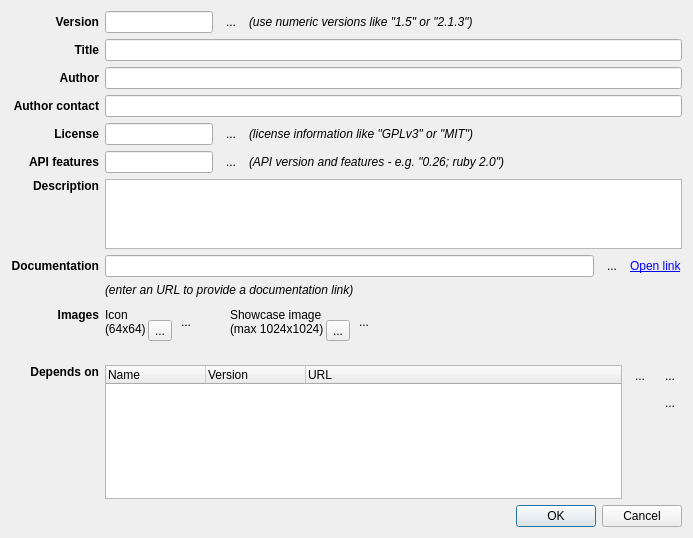
<?xml version="1.0" encoding="UTF-8"?>
<ui version="4.0">
 <class>SaltGrainPropertiesDialog</class>
 <widget class="QDialog" name="SaltGrainPropertiesDialog">
  <property name="geometry">
   <rect>
    <x>0</x>
    <y>0</y>
    <width>693</width>
    <height>538</height>
   </rect>
  </property>
  <property name="windowTitle">
   <string>Package Properties</string>
  </property>
  <layout class="QVBoxLayout" name="verticalLayout">
   <item>
    <widget class="QFrame" name="frame">
     <property name="sizePolicy">
      <sizepolicy hsizetype="Preferred" vsizetype="Preferred">
       <horstretch>0</horstretch>
       <verstretch>1</verstretch>
      </sizepolicy>
     </property>
     <property name="frameShape">
      <enum>QFrame::NoFrame</enum>
     </property>
     <property name="frameShadow">
      <enum>QFrame::Raised</enum>
     </property>
     <layout class="QGridLayout" name="gridLayout">
      <property name="leftMargin">
       <number>0</number>
      </property>
      <property name="topMargin">
       <number>0</number>
      </property>
      <property name="rightMargin">
       <number>0</number>
      </property>
      <property name="bottomMargin">
       <number>0</number>
      </property>
      <item row="4" column="2" colspan="3">
       <widget class="QLineEdit" name="author"/>
      </item>
      <item row="8" column="0">
       <widget class="QLabel" name="label">
        <property name="font">
         <font>
          <weight>75</weight>
          <bold>true</bold>
         </font>
        </property>
        <property name="text">
         <string>Description</string>
        </property>
        <property name="alignment">
         <set>Qt::AlignRight|Qt::AlignTop|Qt::AlignTrailing</set>
        </property>
       </widget>
      </item>
      <item row="10" column="2" colspan="3">
       <widget class="QLabel" name="label_13">
        <property name="sizePolicy">
         <sizepolicy hsizetype="Preferred" vsizetype="Preferred">
          <horstretch>0</horstretch>
          <verstretch>0</verstretch>
         </sizepolicy>
        </property>
        <property name="font">
         <font>
          <italic>true</italic>
         </font>
        </property>
        <property name="text">
         <string>(enter an URL to provide a documentation link)</string>
        </property>
       </widget>
      </item>
      <item row="3" column="2" colspan="3">
       <widget class="QLineEdit" name="title"/>
      </item>
      <item row="14" column="0">
       <widget class="QLabel" name="label_14">
        <property name="font">
         <font>
          <weight>75</weight>
          <bold>true</bold>
         </font>
        </property>
        <property name="text">
         <string>Depends on</string>
        </property>
        <property name="alignment">
         <set>Qt::AlignRight|Qt::AlignTop|Qt::AlignTrailing</set>
        </property>
       </widget>
      </item>
      <item row="5" column="2" colspan="3">
       <widget class="QLineEdit" name="author_contact"/>
      </item>
      <item row="9" column="4">
       <widget class="QLabel" name="open_label">
        <property name="sizePolicy">
         <sizepolicy hsizetype="Fixed" vsizetype="Preferred">
          <horstretch>0</horstretch>
          <verstretch>0</verstretch>
         </sizepolicy>
        </property>
        <property name="text">
         <string>&lt;a href=&quot;%1&quot;&gt;Open link&lt;/a&gt;</string>
        </property>
        <property name="openExternalLinks">
         <bool>true</bool>
        </property>
       </widget>
      </item>
      <item row="15" column="2" colspan="3">
       <spacer name="verticalSpacer">
        <property name="orientation">
         <enum>Qt::Vertical</enum>
        </property>
        <property name="sizeHint" stdset="0">
         <size>
          <width>20</width>
          <height>32</height>
         </size>
        </property>
       </spacer>
      </item>
      <item row="14" column="2" colspan="3">
       <widget class="QFrame" name="frame_3">
        <property name="sizePolicy">
         <sizepolicy hsizetype="Preferred" vsizetype="Preferred">
          <horstretch>0</horstretch>
          <verstretch>0</verstretch>
         </sizepolicy>
        </property>
        <property name="frameShape">
         <enum>QFrame::NoFrame</enum>
        </property>
        <property name="frameShadow">
         <enum>QFrame::Raised</enum>
        </property>
        <layout class="QGridLayout" name="gridLayout_3">
         <property name="leftMargin">
          <number>0</number>
         </property>
         <property name="topMargin">
          <number>0</number>
         </property>
         <property name="rightMargin">
          <number>0</number>
         </property>
         <property name="bottomMargin">
          <number>0</number>
         </property>
         <item row="2" column="2">
          <spacer name="verticalSpacer_5">
           <property name="orientation">
            <enum>Qt::Vertical</enum>
           </property>
           <property name="sizeHint" stdset="0">
            <size>
             <width>20</width>
             <height>40</height>
            </size>
           </property>
          </spacer>
         </item>
         <item row="1" column="2">
          <widget class="QToolButton" name="remove_dependency">
           <property name="toolTip">
            <string>Delete dependency</string>
           </property>
           <property name="text">
            <string>...</string>
           </property>
           <property name="icon">
            <iconset resource="layResources.qrc">
             <normaloff>:/clear_16px.png</normaloff>:/clear_16px.png</iconset>
           </property>
           <property name="autoRaise">
            <bool>true</bool>
           </property>
          </widget>
         </item>
         <item row="0" column="2">
          <widget class="QToolButton" name="add_dependency">
           <property name="toolTip">
            <string>Add new dependency</string>
           </property>
           <property name="text">
            <string>...</string>
           </property>
           <property name="icon">
            <iconset resource="layResources.qrc">
             <normaloff>:/add_16px.png</normaloff>:/add_16px.png</iconset>
           </property>
           <property name="autoRaise">
            <bool>true</bool>
           </property>
          </widget>
         </item>
         <item row="0" column="0" rowspan="3">
          <widget class="QTreeWidget" name="dependencies">
           <property name="editTriggers">
            <set>QAbstractItemView::AnyKeyPressed|QAbstractItemView::DoubleClicked|QAbstractItemView::EditKeyPressed|QAbstractItemView::SelectedClicked</set>
           </property>
           <property name="tabKeyNavigation">
            <bool>true</bool>
           </property>
           <property name="rootIsDecorated">
            <bool>false</bool>
           </property>
           <property name="allColumnsShowFocus">
            <bool>true</bool>
           </property>
           <column>
            <property name="text">
             <string notr="true">Name</string>
            </property>
           </column>
           <column>
            <property name="text">
             <string>Version</string>
            </property>
           </column>
           <column>
            <property name="text">
             <string>URL</string>
            </property>
           </column>
          </widget>
         </item>
         <item row="0" column="1">
          <widget class="lay::AlertLogButton" name="dependencies_alert">
           <property name="focusPolicy">
            <enum>Qt::NoFocus</enum>
           </property>
           <property name="text">
            <string>...</string>
           </property>
           <property name="icon">
            <iconset resource="layResources.qrc">
             <normaloff>:/warn.png</normaloff>:/warn.png</iconset>
           </property>
           <property name="autoRaise">
            <bool>true</bool>
           </property>
          </widget>
         </item>
        </layout>
       </widget>
      </item>
      <item row="3" column="0">
       <widget class="QLabel" name="label_2">
        <property name="font">
         <font>
          <weight>75</weight>
          <bold>true</bold>
         </font>
        </property>
        <property name="text">
         <string>Title</string>
        </property>
        <property name="alignment">
         <set>Qt::AlignRight|Qt::AlignTrailing|Qt::AlignVCenter</set>
        </property>
       </widget>
      </item>
      <item row="7" column="0">
       <widget class="QLabel" name="label_15">
        <property name="font">
         <font>
          <weight>75</weight>
          <bold>true</bold>
         </font>
        </property>
        <property name="text">
         <string>API features</string>
        </property>
        <property name="alignment">
         <set>Qt::AlignRight|Qt::AlignTrailing|Qt::AlignVCenter</set>
        </property>
       </widget>
      </item>
      <item row="5" column="0">
       <widget class="QLabel" name="label_8">
        <property name="font">
         <font>
          <weight>75</weight>
          <bold>true</bold>
         </font>
        </property>
        <property name="text">
         <string>Author contact</string>
        </property>
        <property name="alignment">
         <set>Qt::AlignRight|Qt::AlignTrailing|Qt::AlignVCenter</set>
        </property>
       </widget>
      </item>
      <item row="12" column="2" colspan="3">
       <widget class="QFrame" name="frame_2">
        <property name="sizePolicy">
         <sizepolicy hsizetype="Preferred" vsizetype="Preferred">
          <horstretch>1</horstretch>
          <verstretch>0</verstretch>
         </sizepolicy>
        </property>
        <property name="frameShape">
         <enum>QFrame::NoFrame</enum>
        </property>
        <property name="frameShadow">
         <enum>QFrame::Raised</enum>
        </property>
        <layout class="QGridLayout" name="gridLayout_2">
         <property name="leftMargin">
          <number>0</number>
         </property>
         <property name="topMargin">
          <number>0</number>
         </property>
         <property name="rightMargin">
          <number>0</number>
         </property>
         <property name="bottomMargin">
          <number>0</number>
         </property>
         <property name="horizontalSpacing">
          <number>2</number>
         </property>
         <property name="verticalSpacing">
          <number>6</number>
         </property>
         <item row="1" column="6">
          <widget class="QToolButton" name="screenshot_delete_button">
           <property name="toolTip">
            <string>Reset Screenshot</string>
           </property>
           <property name="text">
            <string>...</string>
           </property>
           <property name="icon">
            <iconset resource="layResources.qrc">
             <normaloff>:/clear_edit.png</normaloff>:/clear_edit.png</iconset>
           </property>
           <property name="autoRaise">
            <bool>true</bool>
           </property>
          </widget>
         </item>
         <item row="1" column="0">
          <widget class="QLabel" name="label_10">
           <property name="text">
            <string>Icon
(64x64)</string>
           </property>
          </widget>
         </item>
         <item row="1" column="1" rowspan="4">
          <widget class="QToolButton" name="icon_config_button">
           <property name="toolTip">
            <string>Select an Icon Image</string>
           </property>
           <property name="text">
            <string>...</string>
           </property>
           <property name="icon">
            <iconset resource="layResources.qrc">
             <normaloff>:/salt_icon.png</normaloff>:/salt_icon.png</iconset>
           </property>
           <property name="iconSize">
            <size>
             <width>64</width>
             <height>64</height>
            </size>
           </property>
          </widget>
         </item>
         <item row="1" column="5" rowspan="4">
          <widget class="QToolButton" name="screenshot_config_button">
           <property name="toolTip">
            <string>Select a Screenshot Image</string>
           </property>
           <property name="text">
            <string>...</string>
           </property>
           <property name="icon">
            <iconset resource="layResources.qrc">
             <normaloff>:/add_16px.png</normaloff>:/add_16px.png</iconset>
           </property>
           <property name="iconSize">
            <size>
             <width>64</width>
             <height>64</height>
            </size>
           </property>
          </widget>
         </item>
         <item row="1" column="7">
          <spacer name="horizontalSpacer">
           <property name="orientation">
            <enum>Qt::Horizontal</enum>
           </property>
           <property name="sizeHint" stdset="0">
            <size>
             <width>40</width>
             <height>20</height>
            </size>
           </property>
          </spacer>
         </item>
         <item row="1" column="3" rowspan="4">
          <spacer name="horizontalSpacer_2">
           <property name="orientation">
            <enum>Qt::Horizontal</enum>
           </property>
           <property name="sizeType">
            <enum>QSizePolicy::Fixed</enum>
           </property>
           <property name="sizeHint" stdset="0">
            <size>
             <width>30</width>
             <height>20</height>
            </size>
           </property>
          </spacer>
         </item>
         <item row="2" column="2" rowspan="3">
          <spacer name="verticalSpacer_2">
           <property name="orientation">
            <enum>Qt::Vertical</enum>
           </property>
           <property name="sizeHint" stdset="0">
            <size>
             <width>20</width>
             <height>0</height>
            </size>
           </property>
          </spacer>
         </item>
         <item row="1" column="2">
          <widget class="QToolButton" name="icon_delete_button">
           <property name="toolTip">
            <string>Reset Icon</string>
           </property>
           <property name="text">
            <string>...</string>
           </property>
           <property name="icon">
            <iconset resource="layResources.qrc">
             <normaloff>:/clear_edit.png</normaloff>:/clear_edit.png</iconset>
           </property>
           <property name="autoRaise">
            <bool>true</bool>
           </property>
          </widget>
         </item>
         <item row="1" column="4">
          <widget class="QLabel" name="label_11">
           <property name="text">
            <string>Showcase image
(max 1024x1024)</string>
           </property>
          </widget>
         </item>
        </layout>
       </widget>
      </item>
      <item row="0" column="2">
       <widget class="QFrame" name="frame_4">
        <property name="sizePolicy">
         <sizepolicy hsizetype="Fixed" vsizetype="Preferred">
          <horstretch>0</horstretch>
          <verstretch>0</verstretch>
         </sizepolicy>
        </property>
        <property name="frameShape">
         <enum>QFrame::NoFrame</enum>
        </property>
        <property name="frameShadow">
         <enum>QFrame::Raised</enum>
        </property>
        <layout class="QHBoxLayout" name="horizontalLayout">
         <property name="leftMargin">
          <number>0</number>
         </property>
         <property name="topMargin">
          <number>0</number>
         </property>
         <property name="rightMargin">
          <number>0</number>
         </property>
         <property name="bottomMargin">
          <number>0</number>
         </property>
         <item>
          <widget class="QLineEdit" name="version">
           <property name="sizePolicy">
            <sizepolicy hsizetype="Preferred" vsizetype="Fixed">
             <horstretch>0</horstretch>
             <verstretch>0</verstretch>
            </sizepolicy>
           </property>
          </widget>
         </item>
         <item>
          <widget class="lay::AlertLogButton" name="version_alert">
           <property name="focusPolicy">
            <enum>Qt::NoFocus</enum>
           </property>
           <property name="text">
            <string>...</string>
           </property>
           <property name="icon">
            <iconset resource="layResources.qrc">
             <normaloff>:/warn.png</normaloff>:/warn.png</iconset>
           </property>
           <property name="autoRaise">
            <bool>true</bool>
           </property>
          </widget>
         </item>
        </layout>
       </widget>
      </item>
      <item row="6" column="3" colspan="2">
       <widget class="QLabel" name="label_6">
        <property name="font">
         <font>
          <italic>true</italic>
         </font>
        </property>
        <property name="text">
         <string>(license information like &quot;GPLv3&quot; or &quot;MIT&quot;)</string>
        </property>
       </widget>
      </item>
      <item row="0" column="0">
       <widget class="QLabel" name="label_3">
        <property name="font">
         <font>
          <weight>75</weight>
          <bold>true</bold>
         </font>
        </property>
        <property name="text">
         <string>Version</string>
        </property>
        <property name="alignment">
         <set>Qt::AlignRight|Qt::AlignTrailing|Qt::AlignVCenter</set>
        </property>
       </widget>
      </item>
      <item row="12" column="0">
       <widget class="QLabel" name="label_9">
        <property name="font">
         <font>
          <weight>75</weight>
          <bold>true</bold>
         </font>
        </property>
        <property name="text">
         <string>Images</string>
        </property>
        <property name="alignment">
         <set>Qt::AlignRight|Qt::AlignTop|Qt::AlignTrailing</set>
        </property>
       </widget>
      </item>
      <item row="6" column="2">
       <widget class="QFrame" name="frame_5">
        <property name="sizePolicy">
         <sizepolicy hsizetype="Fixed" vsizetype="Preferred">
          <horstretch>0</horstretch>
          <verstretch>0</verstretch>
         </sizepolicy>
        </property>
        <property name="frameShape">
         <enum>QFrame::NoFrame</enum>
        </property>
        <property name="frameShadow">
         <enum>QFrame::Raised</enum>
        </property>
        <layout class="QHBoxLayout" name="horizontalLayout_2">
         <property name="leftMargin">
          <number>0</number>
         </property>
         <property name="topMargin">
          <number>0</number>
         </property>
         <property name="rightMargin">
          <number>0</number>
         </property>
         <property name="bottomMargin">
          <number>0</number>
         </property>
         <item>
          <widget class="QLineEdit" name="license">
           <property name="sizePolicy">
            <sizepolicy hsizetype="Preferred" vsizetype="Fixed">
             <horstretch>0</horstretch>
             <verstretch>0</verstretch>
            </sizepolicy>
           </property>
          </widget>
         </item>
         <item>
          <widget class="lay::AlertLogButton" name="license_alert">
           <property name="focusPolicy">
            <enum>Qt::NoFocus</enum>
           </property>
           <property name="text">
            <string>...</string>
           </property>
           <property name="icon">
            <iconset resource="layResources.qrc">
             <normaloff>:/warn.png</normaloff>:/warn.png</iconset>
           </property>
           <property name="autoRaise">
            <bool>true</bool>
           </property>
          </widget>
         </item>
        </layout>
       </widget>
      </item>
      <item row="11" column="2" colspan="3">
       <spacer name="verticalSpacer_3">
        <property name="orientation">
         <enum>Qt::Vertical</enum>
        </property>
        <property name="sizeType">
         <enum>QSizePolicy::Fixed</enum>
        </property>
        <property name="sizeHint" stdset="0">
         <size>
          <width>20</width>
          <height>5</height>
         </size>
        </property>
       </spacer>
      </item>
      <item row="0" column="3" colspan="2">
       <widget class="QLabel" name="label_4">
        <property name="font">
         <font>
          <italic>true</italic>
         </font>
        </property>
        <property name="text">
         <string>(use numeric versions like &quot;1.5&quot; or &quot;2.1.3&quot;)</string>
        </property>
       </widget>
      </item>
      <item row="6" column="0">
       <widget class="QLabel" name="label_12">
        <property name="font">
         <font>
          <weight>75</weight>
          <bold>true</bold>
         </font>
        </property>
        <property name="text">
         <string>License</string>
        </property>
        <property name="alignment">
         <set>Qt::AlignRight|Qt::AlignTrailing|Qt::AlignVCenter</set>
        </property>
       </widget>
      </item>
      <item row="9" column="0">
       <widget class="QLabel" name="label_5">
        <property name="font">
         <font>
          <weight>75</weight>
          <bold>true</bold>
         </font>
        </property>
        <property name="text">
         <string>Documentation</string>
        </property>
        <property name="alignment">
         <set>Qt::AlignRight|Qt::AlignTrailing|Qt::AlignVCenter</set>
        </property>
       </widget>
      </item>
      <item row="9" column="2" colspan="2">
       <widget class="QFrame" name="frame_6">
        <property name="frameShape">
         <enum>QFrame::NoFrame</enum>
        </property>
        <property name="frameShadow">
         <enum>QFrame::Raised</enum>
        </property>
        <layout class="QHBoxLayout" name="horizontalLayout_3">
         <property name="spacing">
          <number>6</number>
         </property>
         <property name="leftMargin">
          <number>0</number>
         </property>
         <property name="topMargin">
          <number>0</number>
         </property>
         <property name="rightMargin">
          <number>0</number>
         </property>
         <property name="bottomMargin">
          <number>0</number>
         </property>
         <item>
          <widget class="QLineEdit" name="doc_url">
           <property name="sizePolicy">
            <sizepolicy hsizetype="Expanding" vsizetype="Fixed">
             <horstretch>0</horstretch>
             <verstretch>0</verstretch>
            </sizepolicy>
           </property>
          </widget>
         </item>
         <item>
          <widget class="lay::AlertLogButton" name="doc_url_alert">
           <property name="focusPolicy">
            <enum>Qt::NoFocus</enum>
           </property>
           <property name="text">
            <string>...</string>
           </property>
           <property name="icon">
            <iconset resource="layResources.qrc">
             <normaloff>:/warn.png</normaloff>:/warn.png</iconset>
           </property>
           <property name="autoRaise">
            <bool>true</bool>
           </property>
          </widget>
         </item>
        </layout>
       </widget>
      </item>
      <item row="13" column="2" colspan="3">
       <spacer name="verticalSpacer_4">
        <property name="orientation">
         <enum>Qt::Vertical</enum>
        </property>
        <property name="sizeType">
         <enum>QSizePolicy::Fixed</enum>
        </property>
        <property name="sizeHint" stdset="0">
         <size>
          <width>20</width>
          <height>5</height>
         </size>
        </property>
       </spacer>
      </item>
      <item row="8" column="2" colspan="3">
       <widget class="QTextEdit" name="doc">
        <property name="maximumSize">
         <size>
          <width>16777215</width>
          <height>80</height>
         </size>
        </property>
       </widget>
      </item>
      <item row="4" column="0">
       <widget class="QLabel" name="label_7">
        <property name="font">
         <font>
          <weight>75</weight>
          <bold>true</bold>
         </font>
        </property>
        <property name="text">
         <string>Author</string>
        </property>
        <property name="alignment">
         <set>Qt::AlignRight|Qt::AlignTrailing|Qt::AlignVCenter</set>
        </property>
       </widget>
      </item>
      <item row="7" column="2">
       <widget class="QFrame" name="frame_7">
        <property name="sizePolicy">
         <sizepolicy hsizetype="Fixed" vsizetype="Preferred">
          <horstretch>0</horstretch>
          <verstretch>0</verstretch>
         </sizepolicy>
        </property>
        <property name="frameShape">
         <enum>QFrame::NoFrame</enum>
        </property>
        <property name="frameShadow">
         <enum>QFrame::Raised</enum>
        </property>
        <layout class="QHBoxLayout" name="horizontalLayout_4">
         <property name="leftMargin">
          <number>0</number>
         </property>
         <property name="topMargin">
          <number>0</number>
         </property>
         <property name="rightMargin">
          <number>0</number>
         </property>
         <property name="bottomMargin">
          <number>0</number>
         </property>
         <item>
          <widget class="QLineEdit" name="api_version"/>
         </item>
         <item>
          <widget class="lay::AlertLogButton" name="api_version_alert">
           <property name="focusPolicy">
            <enum>Qt::NoFocus</enum>
           </property>
           <property name="text">
            <string>...</string>
           </property>
           <property name="icon">
            <iconset resource="layResources.qrc">
             <normaloff>:/warn.png</normaloff>:/warn.png</iconset>
           </property>
           <property name="autoRaise">
            <bool>true</bool>
           </property>
          </widget>
         </item>
        </layout>
       </widget>
      </item>
      <item row="7" column="3" colspan="2">
       <widget class="QLabel" name="label_16">
        <property name="font">
         <font>
          <italic>true</italic>
         </font>
        </property>
        <property name="text">
         <string>(API version and features - e.g. &quot;0.26; ruby 2.0&quot;)</string>
        </property>
       </widget>
      </item>
     </layout>
    </widget>
   </item>
   <item>
    <widget class="QDialogButtonBox" name="buttonBox">
     <property name="standardButtons">
      <set>QDialogButtonBox::Cancel|QDialogButtonBox::Ok</set>
     </property>
    </widget>
   </item>
  </layout>
 </widget>
 <customwidgets>
  <customwidget>
   <class>lay::AlertLogButton</class>
   <extends>QToolButton</extends>
   <header>layLogViewerDialog.h</header>
  </customwidget>
 </customwidgets>
 <tabstops>
  <tabstop>version</tabstop>
  <tabstop>title</tabstop>
  <tabstop>author</tabstop>
  <tabstop>author_contact</tabstop>
  <tabstop>license</tabstop>
  <tabstop>doc</tabstop>
  <tabstop>doc_url</tabstop>
  <tabstop>icon_config_button</tabstop>
  <tabstop>icon_delete_button</tabstop>
  <tabstop>screenshot_config_button</tabstop>
  <tabstop>screenshot_delete_button</tabstop>
  <tabstop>dependencies</tabstop>
  <tabstop>add_dependency</tabstop>
  <tabstop>remove_dependency</tabstop>
 </tabstops>
 <resources>
  <include location="layResources.qrc"/>
 </resources>
 <connections>
  <connection>
   <sender>buttonBox</sender>
   <signal>accepted()</signal>
   <receiver>SaltGrainPropertiesDialog</receiver>
   <slot>accept()</slot>
   <hints>
    <hint type="sourcelabel">
     <x>546</x>
     <y>425</y>
    </hint>
    <hint type="destinationlabel">
     <x>561</x>
     <y>435</y>
    </hint>
   </hints>
  </connection>
  <connection>
   <sender>buttonBox</sender>
   <signal>rejected()</signal>
   <receiver>SaltGrainPropertiesDialog</receiver>
   <slot>reject()</slot>
   <hints>
    <hint type="sourcelabel">
     <x>638</x>
     <y>418</y>
    </hint>
    <hint type="destinationlabel">
     <x>649</x>
     <y>433</y>
    </hint>
   </hints>
  </connection>
 </connections>
</ui>
